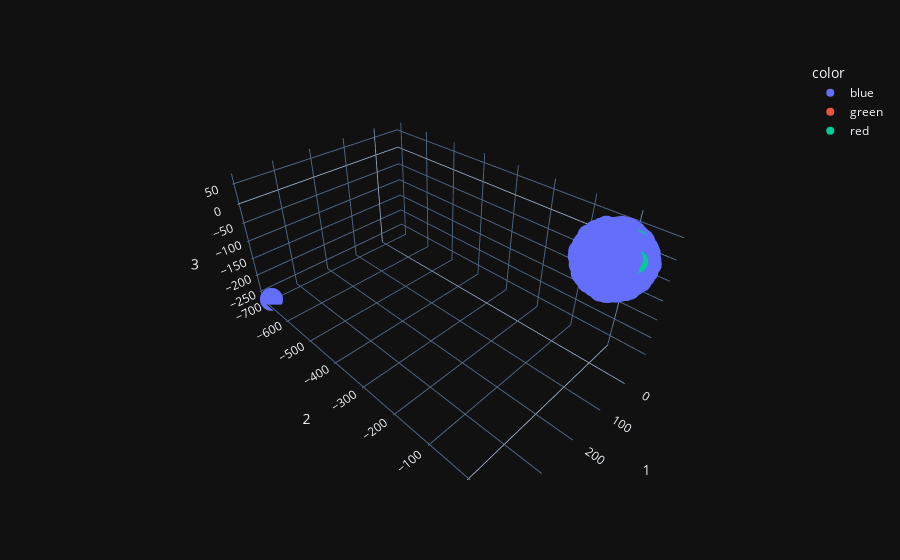

The cell this chart's notebook holds for it:
### Code cell
fig = px.scatter_3d(tsne_3d_df, x='1', y='2', z='3', hover_data=['token'], color='color')
fig.show()

### Figure 1 — Plotly figure (JSON) as saved in the notebook; plotly's stock layout.template omitted (floating-point values rounded to 4 significant figures; data arrays with more than 128 entries replaced by an {"elided": "..."} marker saying what was removed)
{"data": [{"customdata": {"elided": "3828x1 str values"}, "hovertemplate": "color=blue<br>1=%{x}<br>2=%{y}<br>3=%{z}<br>token=%{customdata[0]}<extra></extra>", "legendgroup": "blue", "marker": {"color": "#636efa", "symbol": "circle"}, "mode": "markers", "name": "blue", "scene": "scene", "showlegend": true, "x": {"elided": "3828 float values"}, "y": {"elided": "3828 float values"}, "z": {"elided": "3828 float values"}, "type": "scatter3d"}, {"customdata": [["title"], ["queen"], ["emperor"], ["reign"], ["djedkare"], ["walter"], ["bce"], ["earl"], ["iv"], ["philip"]], "hovertemplate": "color=green<br>1=%{x}<br>2=%{y}<br>3=%{z}<br>token=%{customdata[0]}<extra></extra>", "legendgroup": "green", "marker": {"color": "#EF553B", "symbol": "circle"}, "mode": "markers", "name": "green", "scene": "scene", "showlegend": true, "x": [-20.51, 29.0, -25.7, -22.18, -14.35, 34.13, -18.62, 2.962, 24.92, -25.34], "y": [-13.76, -7.9, -18.3, -19.37, -1.527, -8.313, -16.67, -3.782, -21.25, 16.76], "z": [37.77, -1.454, 38.76, 40.39, 47.89, -45.7, 46.64, 6.437, -25.78, -2.109], "type": "scatter3d"}, {"customdata": [["seasons"], ["baseball"], ["creation"], ["promotion"], ["premier"], ["speaking"], ["champions"], ["basketball"], ["hockey"], ["uefa"]], "hovertemplate": "color=red<br>1=%{x}<br>2=%{y}<br>3=%{z}<br>token=%{customdata[0]}<extra></extra>", "legendgroup": "red", "marker": {"color": "#00cc96", "symbol": "circle"}, "mode": "markers", "name": "red", "scene": "scene", "showlegend": true, "x": [7.364, 20.94, 7.775, 14.53, 21.29, 41.16, 18.62, 19.86, 22.81, -10.18], "y": [17.49, 41.66, 13.95, 47.89, 48.86, 5.633, 47.05, 46.13, 47.64, 29.02], "z": [7.188, 20.3, 14.92, 22.67, 28.09, 33.74, 26.87, 17.33, 17.62, 48.47], "type": "scatter3d"}], "layout": {"scene": {"domain": {"x": [0.0, 1.0], "y": [0.0, 1.0]}, "xaxis": {"title": {"text": "1"}}, "yaxis": {"title": {"text": "2"}}, "zaxis": {"title": {"text": "3"}}}, "legend": {"title": {"text": "color"}, "tracegroupgap": 0}, "margin": {"t": 60}}}
